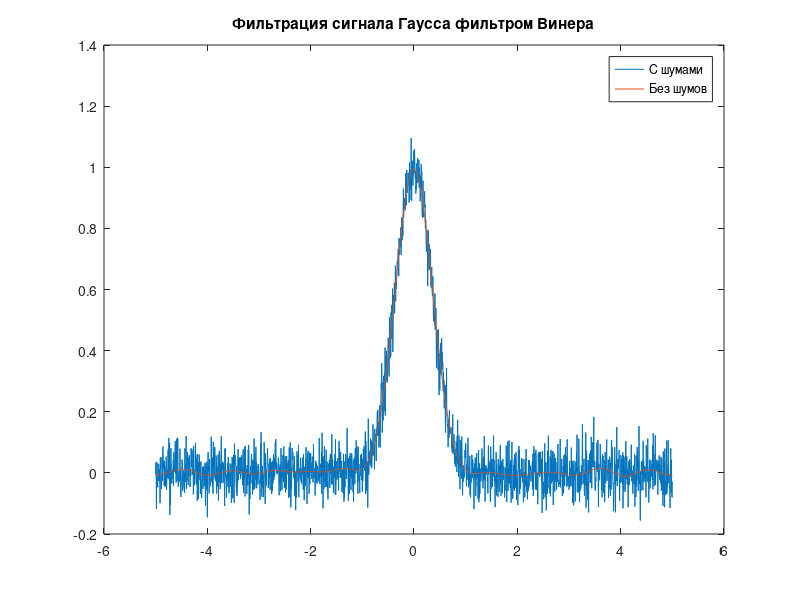
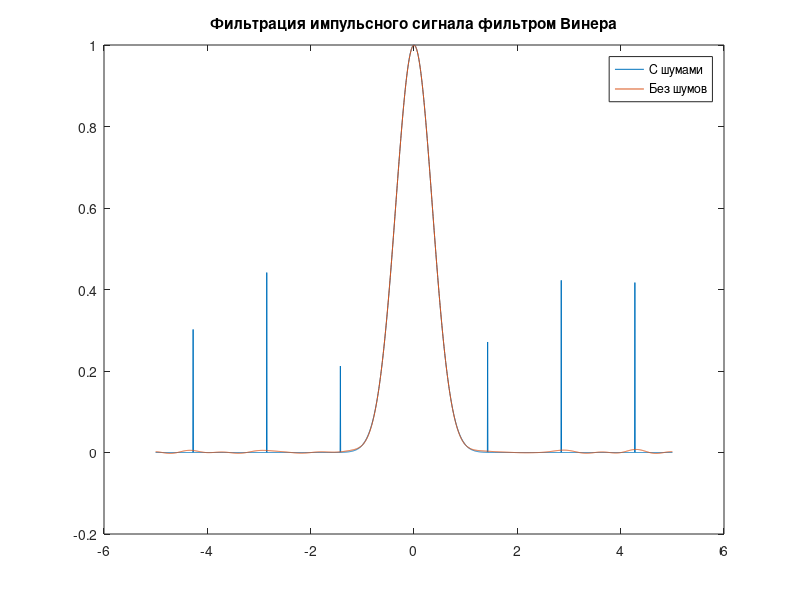

Source code (MATLAB) for these figures, in order:
function lab_06
    % Input parameters
    A = 1.0;
    sigma = 0.5;

    % Borders of calculation
    mult = 5;
    step = 0.005;
    t = -mult:step:mult;

    % Pulse generation
    x0 = gauspls(t,A,sigma);

    % Gaussian noise generation
    NA = 0;
    NS = 0.05;
    n1 = normrnd(NA,NS,[1 length(x0)]);
    x1 = x0+n1;

    % Impulsive noise generation
    count = 7;
    M = 0.4;
    n2 = impnoise(length(x0),count,M);
    x2 = x0+n2;

    % Gee, Matlab, how come your compiler lets you use TWO wieners?
    y1 = wiener(fft(x1),fft(n1));
    y2 = wiener(fft(x2),fft(n2));

    %
    % PLOTTING
    %

    figure(1)
    plot(t,x1,t,ifft(fft(x1).*y1));
    title('Фильтрация сигнала Гаусса фильтром Винера');
    legend('С шумами','Без шумов');

    figure(2)
    plot(t,x2,t,ifft(fft(x2).*y2));
    title('Фильтрация импульсного сигнала фильтром Винера');
    legend('С шумами','Без шумов');
end

% Gaussian pulse generation
function y = gauspls(x,A,s)
	y = A * exp(-(x/s).^2);
end

% Impulsive noise generation
function y = impnoise(size,N,mult)
    step = floor(size/N);
    y = zeros(1,size);
    for i = 1:floor(N/2)
        y(round(size/2)+i*step) = mult*(0.5+rand);
        y(round(size/2)-i*step) = mult*(0.5+rand);
    end
end

% Wiener filter
function y = wiener(x,n)
    y = 1 - (n./x).^2;
end